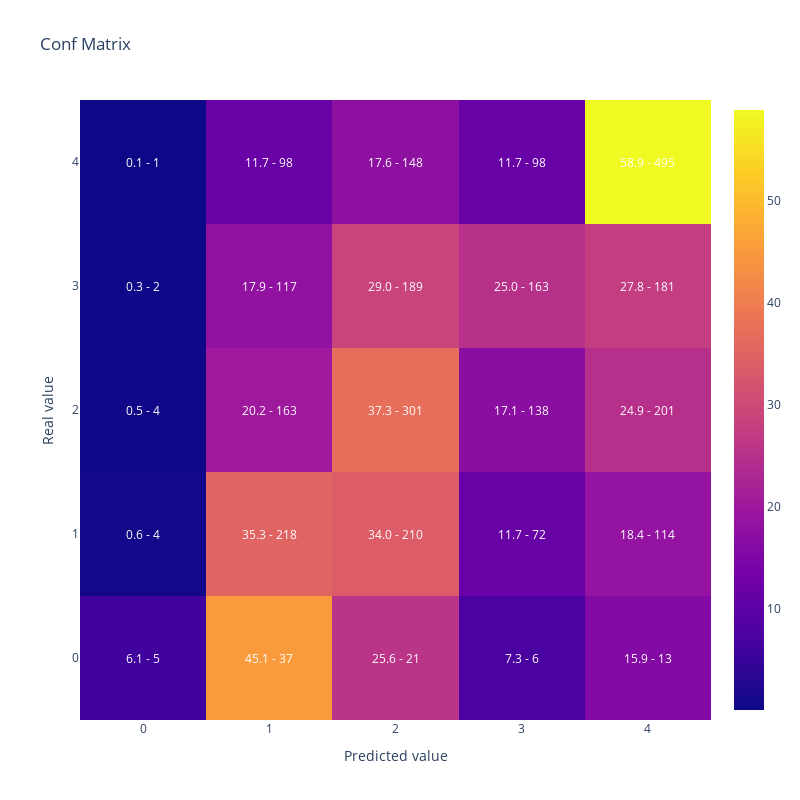

Here is the notebook cell this chart was saved with:
### Code cell
#Vamos a replicar el resultado de la optimizacion reentrenando el modelo con el mejor conjunto de hiperparametros
#Generamos parametros incluyendo los fijos y la mejor solución que encontro optuna
lgb_params =  {      
                        'objective': 'multiclass',
                        'verbosity':-1,
                        'num_class': len(y_train.unique())} | study.best_params

lgb_train_dataset = lgb.Dataset(data=X_train,
                                label=y_train)


#Entreno
lgb_model2 = lgb.train(lgb_params,
                    lgb_train_dataset)

#Muestro matriz de confusion y kappa
print(cohen_kappa_score(y_test,lgb_model2.predict(X_test).argmax(axis=1),
                             weights = 'quadratic'))

display(plot_confusion_matrix(y_test,lgb_model2.predict(X_test).argmax(axis=1)))

### Figure 1 — Plotly figure (JSON) as saved in the notebook; plotly's stock layout.template omitted (floating-point values rounded to 4 significant figures)
{"data": [{"type": "heatmap", "x": [0, 1, 2, 3, 4], "y": [0, 1, 2, 3, 4], "z": [[6.098, 45.12, 25.61, 7.317, 15.85], [0.6472, 35.28, 33.98, 11.65, 18.45], [0.4957, 20.2, 37.3, 17.1, 24.91], [0.3067, 17.94, 28.99, 25.0, 27.76], [0.119, 11.67, 17.62, 11.67, 58.93]]}], "layout": {"annotations": [{"font": {"color": "white"}, "showarrow": false, "text": "6.1 - 5", "x": 0, "xref": "x", "y": 0, "yref": "y"}, {"font": {"color": "white"}, "showarrow": false, "text": "45.1 - 37", "x": 1, "xref": "x", "y": 0, "yref": "y"}, {"font": {"color": "white"}, "showarrow": false, "text": "25.6 - 21", "x": 2, "xref": "x", "y": 0, "yref": "y"}, {"font": {"color": "white"}, "showarrow": false, "text": "7.3 - 6", "x": 3, "xref": "x", "y": 0, "yref": "y"}, {"font": {"color": "white"}, "showarrow": false, "text": "15.9 - 13", "x": 4, "xref": "x", "y": 0, "yref": "y"}, {"font": {"color": "white"}, "showarrow": false, "text": "0.6 - 4", "x": 0, "xref": "x", "y": 1, "yref": "y"}, {"font": {"color": "white"}, "showarrow": false, "text": "35.3 - 218", "x": 1, "xref": "x", "y": 1, "yref": "y"}, {"font": {"color": "white"}, "showarrow": false, "text": "34.0 - 210", "x": 2, "xref": "x", "y": 1, "yref": "y"}, {"font": {"color": "white"}, "showarrow": false, "text": "11.7 - 72", "x": 3, "xref": "x", "y": 1, "yref": "y"}, {"font": {"color": "white"}, "showarrow": false, "text": "18.4 - 114", "x": 4, "xref": "x", "y": 1, "yref": "y"}, {"font": {"color": "white"}, "showarrow": false, "text": "0.5 - 4", "x": 0, "xref": "x", "y": 2, "yref": "y"}, {"font": {"color": "white"}, "showarrow": false, "text": "20.2 - 163", "x": 1, "xref": "x", "y": 2, "yref": "y"}, {"font": {"color": "white"}, "showarrow": false, "text": "37.3 - 301", "x": 2, "xref": "x", "y": 2, "yref": "y"}, {"font": {"color": "white"}, "showarrow": false, "text": "17.1 - 138", "x": 3, "xref": "x", "y": 2, "yref": "y"}, {"font": {"color": "white"}, "showarrow": false, "text": "24.9 - 201", "x": 4, "xref": "x", "y": 2, "yref": "y"}, {"font": {"color": "white"}, "showarrow": false, "text": "0.3 - 2", "x": 0, "xref": "x", "y": 3, "yref": "y"}, {"font": {"color": "white"}, "showarrow": false, "text": "17.9 - 117", "x": 1, "xref": "x", "y": 3, "yref": "y"}, {"font": {"color": "white"}, "showarrow": false, "text": "29.0 - 189", "x": 2, "xref": "x", "y": 3, "yref": "y"}, {"font": {"color": "white"}, "showarrow": false, "text": "25.0 - 163", "x": 3, "xref": "x", "y": 3, "yref": "y"}, {"font": {"color": "white"}, "showarrow": false, "text": "27.8 - 181", "x": 4, "xref": "x", "y": 3, "yref": "y"}, {"font": {"color": "white"}, "showarrow": false, "text": "0.1 - 1", "x": 0, "xref": "x", "y": 4, "yref": "y"}, {"font": {"color": "white"}, "showarrow": false, "text": "11.7 - 98", "x": 1, "xref": "x", "y": 4, "yref": "y"}, {"font": {"color": "white"}, "showarrow": false, "text": "17.6 - 148", "x": 2, "xref": "x", "y": 4, "yref": "y"}, {"font": {"color": "white"}, "showarrow": false, "text": "11.7 - 98", "x": 3, "xref": "x", "y": 4, "yref": "y"}, {"font": {"color": "white"}, "showarrow": false, "text": "58.9 - 495", "x": 4, "xref": "x", "y": 4, "yref": "y"}], "height": 800, "title": {"text": "Conf Matrix"}, "width": 800, "xaxis": {"title": {"text": "Predicted value"}}, "yaxis": {"title": {"text": "Real value"}}}}
